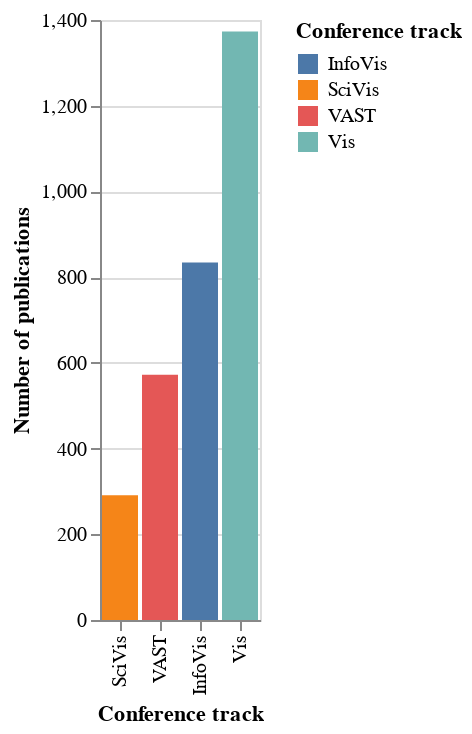

Write notebook code for a chart like this one.
### Code cell
alt.Chart(conf_df).mark_bar().encode(
    x = alt.X(
        'Conference track',
        sort = [
            'VIS',
            'SciVis',
            'VAST',
            'InfoVis',
            'Vis',
        ]
    ),
    y = 'Number of publications',
    color = 'Conference track'
)

### Figure 1 — Vega-Lite specification as saved in the notebook (floating-point values rounded to 4 significant figures)
{"config": {"view": {"continuousWidth": 400, "continuousHeight": 300}}, "data": {"name": "data-18cbb5ade9a8290bcfa8aeff8a667c69"}, "mark": "bar", "encoding": {"color": {"field": "Conference track", "type": "nominal"}, "x": {"field": "Conference track", "sort": ["VIS", "SciVis", "VAST", "InfoVis", "Vis"], "type": "nominal"}, "y": {"field": "Number of publications", "type": "quantitative"}}, "$schema": "https://vega.github.io/schema/vega-lite/v4.17.0.json", "datasets": {"data-18cbb5ade9a8290bcfa8aeff8a667c69": [{"Conference track": "SciVis", "Number of publications": 291}, {"Conference track": "VAST", "Number of publications": 572}, {"Conference track": "InfoVis", "Number of publications": 834}, {"Conference track": "Vis", "Number of publications": 1373}]}}
